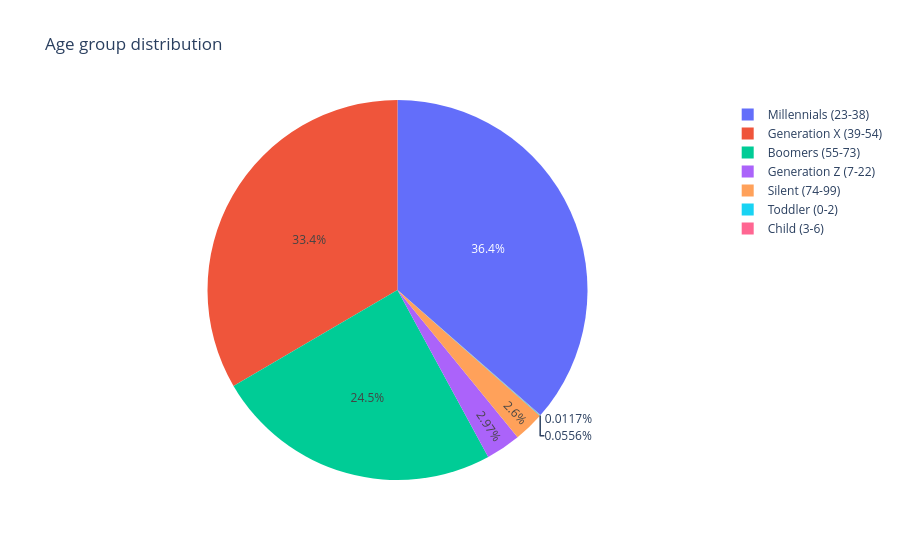

Write notebook code for a chart like this one.
### Code cell
df_age = df_customer.age_bin.value_counts().reset_index()
df_age = df_age.rename(columns={'index': 'age_group', 'age_bin': 'count'})

fig = go.Figure(data=[go.Pie(labels=df_age['age_group'], values=df_age['count'])])
fig.update_layout(title_text="Age group distribution")
fig.show()

### Figure 1 — Plotly figure (JSON) as saved in the notebook; plotly's stock layout.template omitted (floating-point values rounded to 4 significant figures)
{"data": [{"labels": ["Millennials (23-38)", "Generation X (39-54)", "Boomers (55-73)", "Generation Z (7-22)", "Silent (74-99)", "Toddler (0-2)", "Child (3-6)"], "type": "pie", "values": [12458, 11428, 8375, 1015, 889, 19, 4]}], "layout": {"title": {"text": "Age group distribution"}}}
